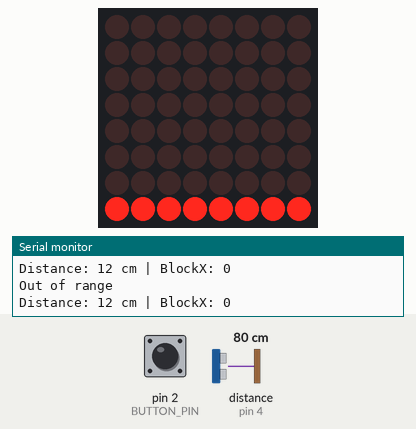
Recording of a sketch running on a simulated Arduino Uno, built with avr-gcc and run on an emulated ATmega328P. Shown: 8×8 LED matrix, the last lines printed to the serial monitor. Wiring (inferred from the names in the program): ultrasonic range finder: trigger pin 3; echo pin 4. Inputs (shaded band) come from the test bench; at power-on: pin 2 (BUTTON_PIN) HIGH, distance to the obstacle (sensor on pin 4) 80 cm. The echo pulse lasts 58.3 µs per cm.

Above: at 1.2 s.
1.3 s: pin 2 (BUTTON_PIN) pulled LOW for 3.2 s
At 5.7 s:
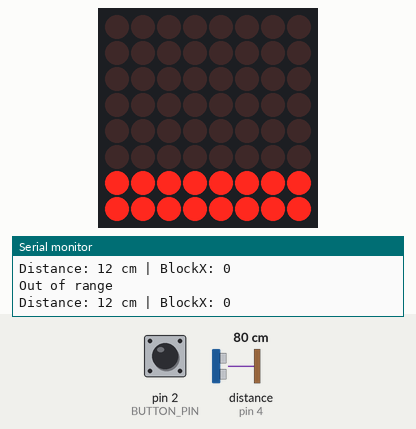
6.0 s: pin 2 (BUTTON_PIN) pulled LOW for 0.15 s
At 7.1 s:
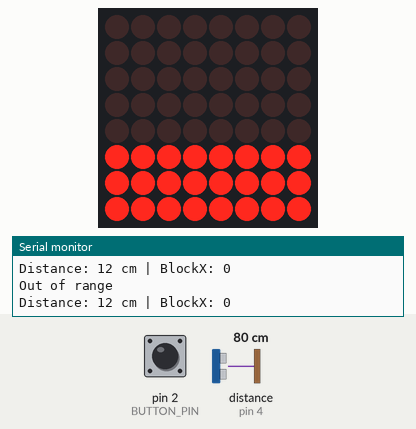
7.8 s: pin 2 (BUTTON_PIN) pulled LOW for 0.15 s
At 9.1 s:
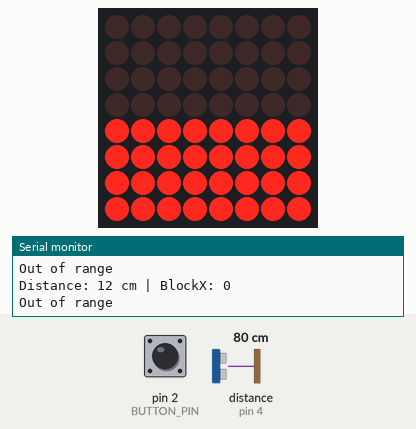
12.6 s: pin 2 (BUTTON_PIN) pulled LOW for 3.2 s
At 17.0 s:
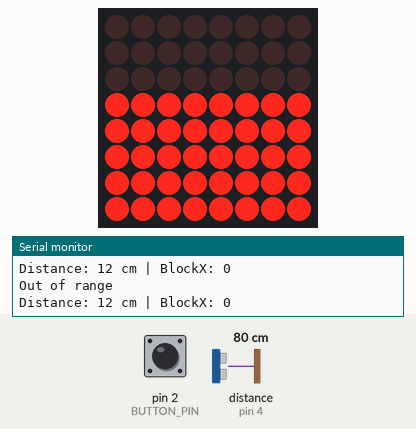
Timing chart, 0 to 18.5 s (numbered marks = the images above; inputs shaded):
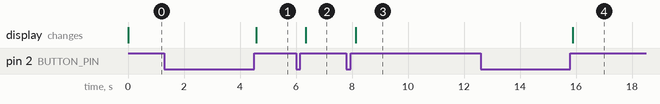

Measured:
- after the input at 1.3 s, the display: changes after 3.3 s (image 1)
- after the input at 6.0 s, the display: changes after 0.34 s (image 2)
- after the input at 7.8 s, the display: changes after 0.33 s (image 3)
- after the input at 12.6 s, the display: changes after 3.3 s (image 4)

The sketch:

sketch_jan4a.ino
```cpp
#include <MD_MAX72xx.h>
#include <SPI.h>

// ================= MATRIX =================
#define DATA_PIN 11
#define CLK_PIN  13
#define CS_PIN   10
#define MAX_DEVICES 1

MD_MAX72XX matrix = MD_MAX72XX(
  MD_MAX72XX::FC16_HW,
  DATA_PIN,
  CLK_PIN,
  CS_PIN,
  MAX_DEVICES
);

// ================= INPUTS =================
#define BUTTON_PIN 2
#define TRIG_PIN   3
#define ECHO_PIN   4

// ================= GAME =================
#define WIDTH 8
#define HEIGHT 8
#define BLOCK_WIDTH 8

int blockX = 0;
int blockY = 0;

bool stacked[HEIGHT][WIDTH];

// ================= ULTRASONIC LIMITS =================
const int minDist = 5;
const int maxDist = 25;

long lastValidDistance = 12;   // safe start value

// ====================================================
void setup() {
  Serial.begin(9600);
  Serial.println("System Started");

  matrix.begin();
  matrix.clear();

  pinMode(BUTTON_PIN, INPUT_PULLUP);
  pinMode(TRIG_PIN, OUTPUT);
  pinMode(ECHO_PIN, INPUT);

  for (int r = 0; r < HEIGHT; r++)
    for (int c = 0; c < WIDTH; c++)
      stacked[r][c] = false;
}

// ====================================================
long getDistance() {
  long duration;
  long distance;

  // Clean trigger
  digitalWrite(TRIG_PIN, LOW);
  delayMicroseconds(5);
  digitalWrite(TRIG_PIN, HIGH);
  delayMicroseconds(10);
  digitalWrite(TRIG_PIN, LOW);

  // Read echo with timeout
  duration = pulseIn(ECHO_PIN, HIGH, 25000);

  // If no echo or noise
  if (duration < 100) {
    Serial.println("Invalid pulse");
    return lastValidDistance;
  }

  distance = duration * 0.034 / 2;

  // Reject out-of-range values
  if (distance < minDist || distance > maxDist + 5) {
    Serial.println("Out of range");
    return lastValidDistance;
  }

  lastValidDistance = distance;
  return distance;
}

// ====================================================
void drawMatrix() {
  matrix.clear();

  for (int r = 0; r < HEIGHT; r++) {
    for (int c = 0; c < WIDTH; c++) {
      if (stacked[r][c]) {
        matrix.setPoint(7 - r, c, true);
      }
    }
  }

  for (int c = blockX; c < blockX + BLOCK_WIDTH; c++) {
    matrix.setPoint(7 - blockY, c, true);
  }
}

// ====================================================
void loop() {

  long dist = getDistance();
  dist = constrain(dist, minDist, maxDist);

  blockX = map(dist, minDist, maxDist, 0, WIDTH - BLOCK_WIDTH);

  // ===== SERIAL DEBUG =====
  Serial.print("Distance: ");
  Serial.print(dist);
  Serial.print(" cm | BlockX: ");
  Serial.println(blockX);

  drawMatrix();

  // ===== DROP BLOCK =====
  if (digitalRead(BUTTON_PIN) == LOW) {
    delay(200);

    for (int c = blockX; c < blockX + BLOCK_WIDTH; c++) {
      stacked[blockY][c] = true;
    }

    blockY++;

    if (blockY >= HEIGHT) {
      Serial.println("Game Reset");

      blockY = 0;
      for (int r = 0; r < HEIGHT; r++)
        for (int c = 0; c < WIDTH; c++)
          stacked[r][c] = false;
    }

    while (digitalRead(BUTTON_PIN) == LOW);
  }

  delay(70); // ultrasonic stability
}
```
